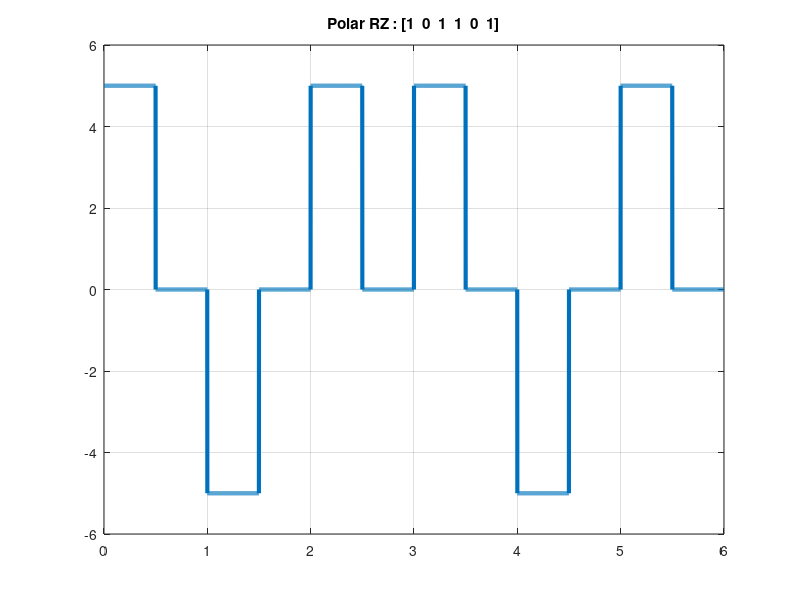

The MATLAB source for this figure:
clc;
close all;
clear all;

bits = [1 0 1 1 0 1];
bitrate = 1;
n = 1000;

T = length(bits)/bitrate;
N = length(bits)*n;

dt = T/N;
t = 0:dt:T-dt

%Encoding

x = zeros(1, length(t));
half = n/2;

for i = 1:length(bits)
  if (bits(i) == 0)
    x((i-1)*n + 1 : half) = -5;
    x((half+1) : i*n) = 0;
  else
    x((i-1)*n + 1 : half) = 5;
    x((half+1) : i*n) = 0;
  endif
  half = half+n;
end

plot(t, x, 'Linewidth', 3);
title(['Polar RZ : [' num2str(bits) ']']);
grid on;

%Decoding

y = zeros(1, length(x)/n);
half = n/2;

for i = 1:length(y)
    if(x((i-1)*n + 1 : half) == -5)
        y(i) = 0;
    else
        y(i) = 1;
    endif
    half = half+n;
end

disp('Polar RZ Decoded signal : ');
disp(y);


